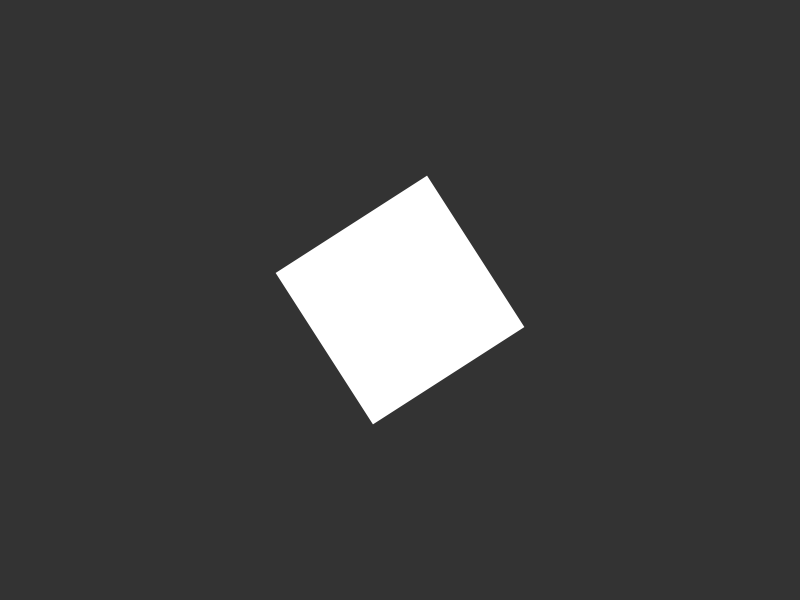
Frame 1 (no input)
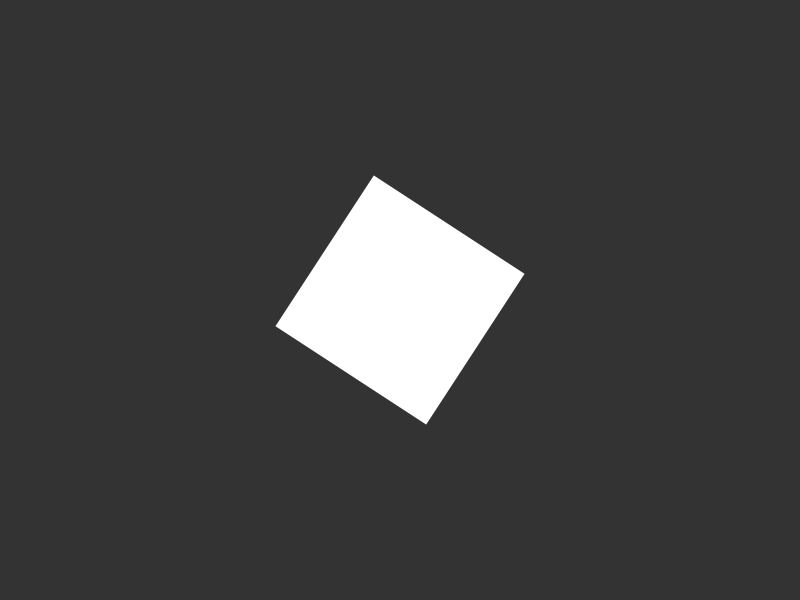
Frame 60 (the mouse pressed at the canvas centre just before this capture)
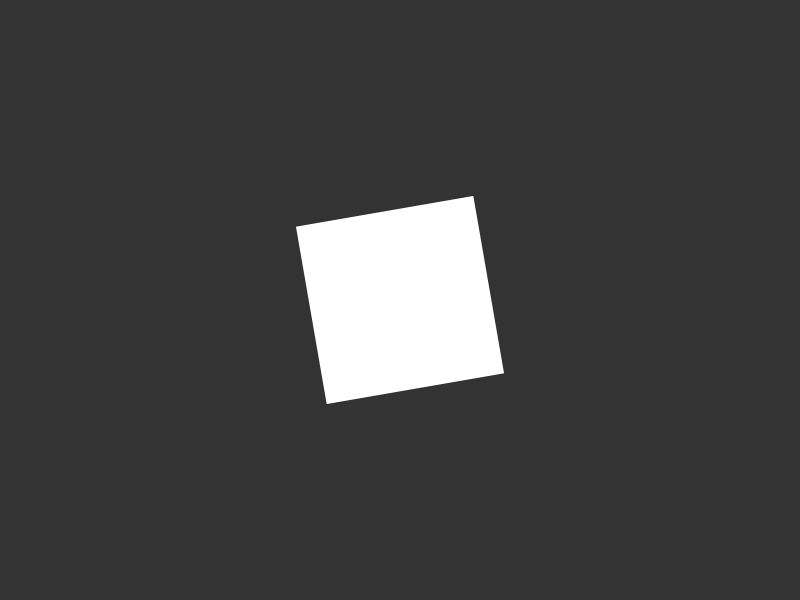
Frame 120 (the mouse held since frame 60 and released just before this capture)

The Processing sketch that drew these frames (run headless with seeded random() and noise(); from frame 60 on, the mouse is pressed at the canvas centre):

// Processing sketch: Rotate_Jitter
// ── Rotate_Jitter.pde

float angle;
float jitter;

void setup() {
  size(800, 600);
  noStroke();
  fill(255);
  rectMode(CENTER);
}

void draw() {
  background(51);

  // during even-numbered seconds (0, 2, 4, 6...)
  if (second() % 2 == 0) {  
    jitter = random(-0.1, 0.1);
  }
  angle = angle + jitter;
  float c = cos(angle);
  translate(width/2, height/2);
  rotate(c);
  rect(0, 0, 180, 180);   
}
